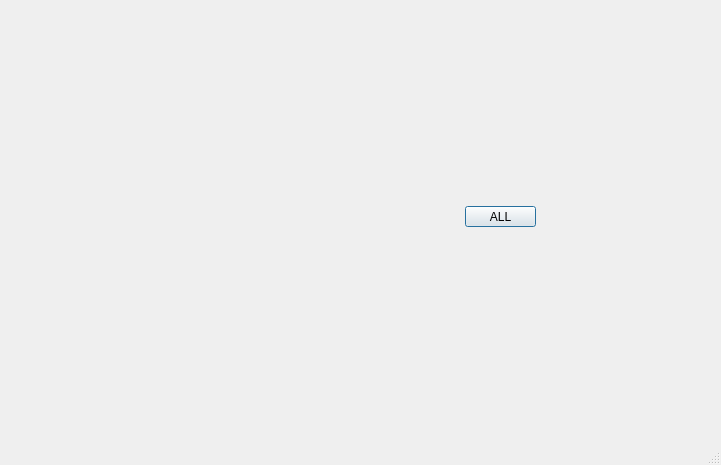
<?xml version="1.0" encoding="UTF-8"?>
<ui version="4.0">
 <class>MainWindow</class>
 <widget class="QMainWindow" name="MainWindow">
  <property name="geometry">
   <rect>
    <x>0</x>
    <y>0</y>
    <width>721</width>
    <height>465</height>
   </rect>
  </property>
  <property name="windowTitle">
   <string>MainWindow</string>
  </property>
  <property name="dockOptions">
   <set>QMainWindow::AllowTabbedDocks|QMainWindow::AnimatedDocks</set>
  </property>
  <widget class="QWidget" name="centralwidget">
   <widget class="QLabel" name="background">
    <property name="geometry">
     <rect>
      <x>0</x>
      <y>0</y>
      <width>721</width>
      <height>421</height>
     </rect>
    </property>
    <property name="text">
     <string/>
    </property>
    <property name="pixmap">
     <pixmap>../../Downloads/background.png</pixmap>
    </property>
    <property name="scaledContents">
     <bool>true</bool>
    </property>
    <property name="wordWrap">
     <bool>false</bool>
    </property>
    <property name="margin">
     <number>0</number>
    </property>
   </widget>
   <widget class="QPushButton" name="front_camera_button">
    <property name="geometry">
     <rect>
      <x>525</x>
      <y>111</y>
      <width>61</width>
      <height>16</height>
     </rect>
    </property>
    <property name="text">
     <string/>
    </property>
    <property name="flat">
     <bool>true</bool>
    </property>
   </widget>
   <widget class="QPushButton" name="down_camera_button">
    <property name="geometry">
     <rect>
      <x>526</x>
      <y>146</y>
      <width>61</width>
      <height>16</height>
     </rect>
    </property>
    <property name="text">
     <string/>
    </property>
    <property name="flat">
     <bool>true</bool>
    </property>
   </widget>
   <widget class="QPushButton" name="gripper_camera_button">
    <property name="geometry">
     <rect>
      <x>527</x>
      <y>182</y>
      <width>61</width>
      <height>16</height>
     </rect>
    </property>
    <property name="text">
     <string/>
    </property>
    <property name="flat">
     <bool>true</bool>
    </property>
   </widget>
   <widget class="QPushButton" name="redline_button">
    <property name="geometry">
     <rect>
      <x>88</x>
      <y>262</y>
      <width>111</width>
      <height>31</height>
     </rect>
    </property>
    <property name="text">
     <string/>
    </property>
    <property name="flat">
     <bool>true</bool>
    </property>
   </widget>
   <widget class="QPushButton" name="photomosaic_button">
    <property name="geometry">
     <rect>
      <x>204</x>
      <y>262</y>
      <width>111</width>
      <height>31</height>
     </rect>
    </property>
    <property name="text">
     <string/>
    </property>
    <property name="flat">
     <bool>true</bool>
    </property>
   </widget>
   <widget class="QPushButton" name="map_button">
    <property name="geometry">
     <rect>
      <x>320</x>
      <y>260</y>
      <width>111</width>
      <height>31</height>
     </rect>
    </property>
    <property name="text">
     <string/>
    </property>
    <property name="flat">
     <bool>true</bool>
    </property>
   </widget>
   <widget class="QPushButton" name="fishsize_button">
    <property name="geometry">
     <rect>
      <x>433</x>
      <y>260</y>
      <width>111</width>
      <height>31</height>
     </rect>
    </property>
    <property name="text">
     <string/>
    </property>
    <property name="flat">
     <bool>true</bool>
    </property>
   </widget>
   <widget class="QPushButton" name="drift_button">
    <property name="geometry">
     <rect>
      <x>384</x>
      <y>297</y>
      <width>111</width>
      <height>31</height>
     </rect>
    </property>
    <property name="text">
     <string/>
    </property>
    <property name="flat">
     <bool>true</bool>
    </property>
   </widget>
   <widget class="QPushButton" name="shipsize_button">
    <property name="geometry">
     <rect>
      <x>550</x>
      <y>260</y>
      <width>111</width>
      <height>31</height>
     </rect>
    </property>
    <property name="text">
     <string/>
    </property>
    <property name="flat">
     <bool>true</bool>
    </property>
   </widget>
   <widget class="QPushButton" name="ai_button">
    <property name="geometry">
     <rect>
      <x>260</x>
      <y>300</y>
      <width>111</width>
      <height>31</height>
     </rect>
    </property>
    <property name="text">
     <string/>
    </property>
    <property name="flat">
     <bool>true</bool>
    </property>
   </widget>
   <widget class="QPushButton" name="pushButton">
    <property name="geometry">
     <rect>
      <x>465</x>
      <y>206</y>
      <width>71</width>
      <height>21</height>
     </rect>
    </property>
    <property name="text">
     <string>ALL</string>
    </property>
    <property name="autoDefault">
     <bool>false</bool>
    </property>
    <property name="default">
     <bool>true</bool>
    </property>
    <property name="flat">
     <bool>false</bool>
    </property>
   </widget>
  </widget>
  <widget class="QMenuBar" name="menubar">
   <property name="geometry">
    <rect>
     <x>0</x>
     <y>0</y>
     <width>721</width>
     <height>22</height>
    </rect>
   </property>
  </widget>
  <widget class="QStatusBar" name="statusbar"/>
 </widget>
 <resources/>
 <connections/>
</ui>
